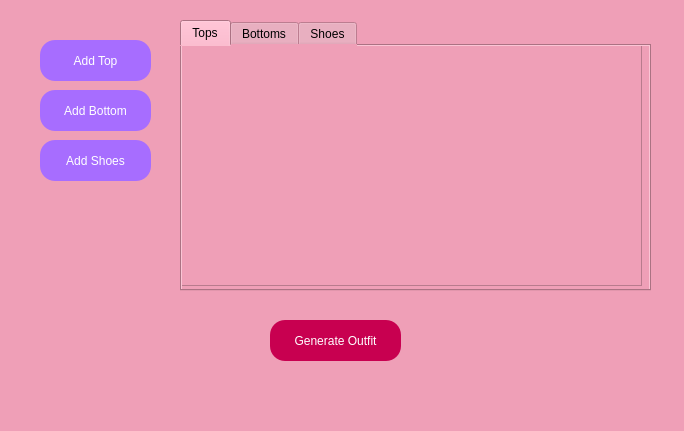
<?xml version="1.0" encoding="UTF-8"?>
<ui version="4.0">
 <class>MainWindow</class>
 <widget class="QMainWindow" name="MainWindow">
  <property name="geometry">
   <rect>
    <x>0</x>
    <y>0</y>
    <width>684</width>
    <height>431</height>
   </rect>
  </property>
  <property name="windowTitle">
   <string>MainWindow</string>
  </property>
  <property name="autoFillBackground">
   <bool>false</bool>
  </property>
  <property name="styleSheet">
   <string notr="true">background-color: rgb(239, 159, 183)
</string>
  </property>
  <widget class="QWidget" name="centralwidget">
   <widget class="QPushButton" name="AddTop">
    <property name="geometry">
     <rect>
      <x>40</x>
      <y>40</y>
      <width>111</width>
      <height>41</height>
     </rect>
    </property>
    <property name="styleSheet">
     <string notr="true">QPushButton
{
	background-color: rgb(167, 109, 255);
	color: #fff;
	border-width: 1px;
	border-radius: 15px;
	border-color: #c196ff;
	padding: 2px;
	font: 14pt &quot;Lucida Grande&quot;;
}


QPushButton::hover
{
	background-color: rgb(167, 120, 255);
	color: #fff;
	border-width: 1px;
	border-radius: 15px;
	border-color: #c196ff;
	padding: 2px;
	font: 14pt &quot;Lucida Grande&quot;;
}


QPushButton::pressed
{
	background-color: rgb(167, 110, 255);
	color: #fff;
	border-width: 1px;
	border-radius: 15px;
	border-color: #c196ff;
	padding: 2px;
	font: 14pt &quot;Lucida Grande&quot;;
}
</string>
    </property>
    <property name="text">
     <string>Add Top</string>
    </property>
   </widget>
   <widget class="QPushButton" name="AddBottom">
    <property name="geometry">
     <rect>
      <x>40</x>
      <y>90</y>
      <width>111</width>
      <height>41</height>
     </rect>
    </property>
    <property name="styleSheet">
     <string notr="true">QPushButton
{
	background-color: rgb(167, 109, 255);
	color: #fff;
	border-width: 1px;
	border-radius: 15px;
	border-color: #c196ff;
	padding: 2px;
	font: 14pt &quot;Lucida Grande&quot;;
}


QPushButton::hover
{
	background-color: rgb(167, 120, 255);
	color: #fff;
	border-width: 1px;
	border-radius: 15px;
	border-color: #c196ff;
	padding: 2px;
	font: 14pt &quot;Lucida Grande&quot;;
}


QPushButton::pressed
{
	background-color: rgb(167, 110, 255);
	color: #fff;
	border-width: 1px;
	border-radius: 15px;
	border-color: #c196ff;
	padding: 2px;
	font: 14pt &quot;Lucida Grande&quot;;
}
</string>
    </property>
    <property name="text">
     <string>Add Bottom</string>
    </property>
   </widget>
   <widget class="QPushButton" name="AddShoes">
    <property name="geometry">
     <rect>
      <x>40</x>
      <y>140</y>
      <width>111</width>
      <height>41</height>
     </rect>
    </property>
    <property name="styleSheet">
     <string notr="true">QPushButton
{
	background-color: rgb(167, 109, 255);
	color: #fff;
	border-width: 1px;
	border-radius: 15px;
	border-color: #c196ff;
	padding: 2px;
	font: 14pt &quot;Lucida Grande&quot;;
}


QPushButton::hover
{
	background-color: rgb(167, 120, 255);
	color: #fff;
	border-width: 1px;
	border-radius: 15px;
	border-color: #c196ff;
	padding: 2px;
	font: 14pt &quot;Lucida Grande&quot;;
}


QPushButton::pressed
{
	background-color: rgb(167, 110, 255);
	color: #fff;
	border-width: 1px;
	border-radius: 15px;
	border-color: #c196ff;
	padding: 2px;
	font: 14pt &quot;Lucida Grande&quot;;
}
</string>
    </property>
    <property name="text">
     <string>Add Shoes</string>
    </property>
   </widget>
   <widget class="QPushButton" name="generateOutfits">
    <property name="geometry">
     <rect>
      <x>270</x>
      <y>320</y>
      <width>131</width>
      <height>41</height>
     </rect>
    </property>
    <property name="styleSheet">
     <string notr="true">QPushButton
{
	background-color: rgb(200, 0, 80);
	color: #fff;
	border-width: 1px;
	border-radius: 15px;
	border-color: #c196ff;
	padding: 2px;
	font: 14pt &quot;Lucida Grande&quot;;
}


QPushButton::hover
{
	background-color: rgb(210, 0, 80);
	color: #fff;
	border-width: 1px;
	border-radius: 15px;
	border-color: #c196ff;
	padding: 2px;
	font: 14pt &quot;Lucida Grande&quot;;
}


QPushButton::pressed
{
	background-color: rgb(210, 0, 80);
	color: #fff;
	border-width: 1px;
	border-radius: 15px;
	border-color: #c196ff;
	padding: 2px;
	font: 14pt &quot;Lucida Grande&quot;;
}
</string>
    </property>
    <property name="text">
     <string>Generate Outfit</string>
    </property>
   </widget>
   <widget class="QTabWidget" name="tabWidget">
    <property name="geometry">
     <rect>
      <x>180</x>
      <y>20</y>
      <width>471</width>
      <height>271</height>
     </rect>
    </property>
    <property name="currentIndex">
     <number>0</number>
    </property>
    <widget class="QWidget" name="Tops">
     <attribute name="title">
      <string>Tops</string>
     </attribute>
     <widget class="QScrollArea" name="topsScrollArea">
      <property name="geometry">
       <rect>
        <x>-1</x>
        <y>-1</y>
        <width>461</width>
        <height>241</height>
       </rect>
      </property>
      <property name="widgetResizable">
       <bool>true</bool>
      </property>
      <widget class="QWidget" name="scrollAreaWidgetContents">
       <property name="geometry">
        <rect>
         <x>0</x>
         <y>0</y>
         <width>459</width>
         <height>239</height>
        </rect>
       </property>
      </widget>
     </widget>
    </widget>
    <widget class="QWidget" name="Bottoms">
     <property name="mouseTracking">
      <bool>false</bool>
     </property>
     <attribute name="title">
      <string>Bottoms</string>
     </attribute>
     <widget class="QScrollArea" name="bottomsScrollArea">
      <property name="geometry">
       <rect>
        <x>0</x>
        <y>0</y>
        <width>461</width>
        <height>241</height>
       </rect>
      </property>
      <property name="verticalScrollBarPolicy">
       <enum>Qt::ScrollBarAsNeeded</enum>
      </property>
      <property name="widgetResizable">
       <bool>true</bool>
      </property>
      <widget class="QWidget" name="scrollAreaWidgetContents_2">
       <property name="geometry">
        <rect>
         <x>0</x>
         <y>0</y>
         <width>459</width>
         <height>239</height>
        </rect>
       </property>
      </widget>
     </widget>
    </widget>
    <widget class="QWidget" name="Shoes">
     <attribute name="title">
      <string>Shoes</string>
     </attribute>
     <widget class="QScrollArea" name="shoesScrollArea">
      <property name="geometry">
       <rect>
        <x>0</x>
        <y>0</y>
        <width>461</width>
        <height>241</height>
       </rect>
      </property>
      <property name="widgetResizable">
       <bool>true</bool>
      </property>
      <widget class="QWidget" name="scrollAreaWidgetContents_3">
       <property name="geometry">
        <rect>
         <x>0</x>
         <y>0</y>
         <width>459</width>
         <height>239</height>
        </rect>
       </property>
      </widget>
     </widget>
    </widget>
   </widget>
  </widget>
  <widget class="QMenuBar" name="menubar">
   <property name="geometry">
    <rect>
     <x>0</x>
     <y>0</y>
     <width>684</width>
     <height>22</height>
    </rect>
   </property>
  </widget>
  <widget class="QStatusBar" name="statusbar"/>
 </widget>
 <resources/>
 <connections/>
</ui>
